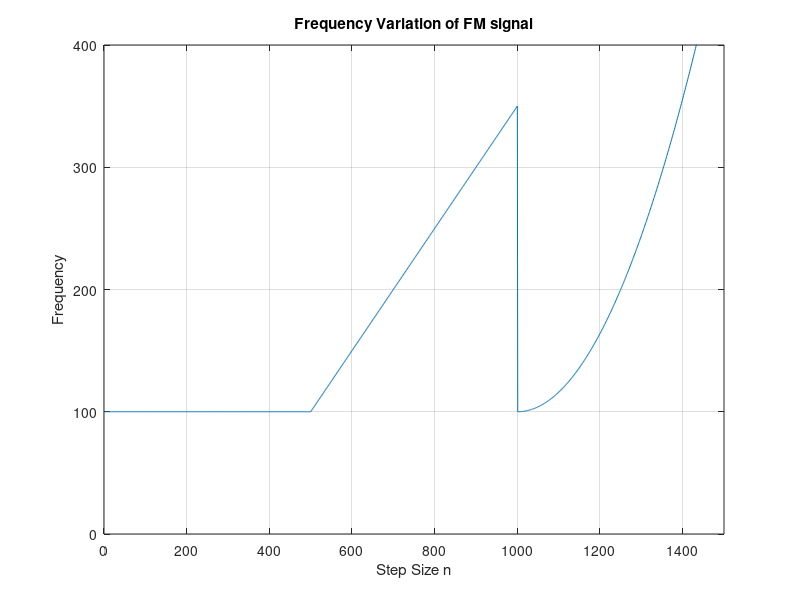

Recreate this plot in MATLAB. (Note: this script raises an error after producing the figure.)
% ASPMI Exercise 4.3c
% Implement the DFT-CLMS algorithm given in (54) for the frequency 
% modulated signal from Part 4.2 a). Plot the magnitude of the weight
% vector w(n) at every time instant to create a time-frequency diagram
% as in Part 4.2 b).

% Generate FM signal
N = 1500;
fs = 1000; % 1kHz sampling frequency
% Generate f
f = zeros(N,1);
f(1:500) = 100; % 1 ? n ? 500
% 501 <= n <= 1000
for n = 501:1000
    f(n) = 100 + (n-500)/2;
end
% 1001 <= n <= 1500
for n = 1001:1500
    f(n) = 100 + ((n-1000)/25)^2;
end

% Plot frequency variation
figure(1)
n = 1:N;
plot(n,f)
title('Frequency Variation of FM signal')
xlabel('Step Size n')
ylabel('Frequency')
axis([0 1500 0 400])
grid on;

% Generate phi
phi = cumsum(f);
% Generate eta - white noise with zero mean and variance = 0.05
sigma2 = 0.05;
eta = sqrt(0.05/2)*(randn(N,1)+1i*randn(N,1));
% Generate y
y = exp(1i.*2.*pi.*phi/fs) + eta;

% Use DFT-CLMS algorithm
bins = 1024;
mu = 0.001;
lambda = 1;
[~,e_1,wmat] = dft_clms(y,mu,bins,lambda);
wmat = wmat(:,2:end);
H = abs(wmat);

% Plot time-frequency diagram
figure(2)
title('Time-frequency plot of FM Signal')
n= 1:1500;
f = 0:fs/bins:fs-fs/bins;
mesh(n,f,H)
xlabel('Step Size n')
ylabel('Frequency')
axis([0 1500 0 500 -inf inf])
view(2)

% Use DFT-CLMS algorithm with forgetting factor
bins = 1024;
mu = 0.001;
lambda = 0.98;
[~,e_2,wmat] = dft_clms(y,mu,bins,lambda);
wmat = wmat(:,2:end);
H = abs(wmat);

% Plot time-frequency diagram
figure(3)
title('Time-frequency plot of FM Signal')
n= 1:1500;
f = 0:fs/bins:fs-fs/bins;
mesh(n,f,H)
xlabel('Step Size n')
ylabel('Frequency')
axis([0 1500 0 500 -inf inf])
view(2)